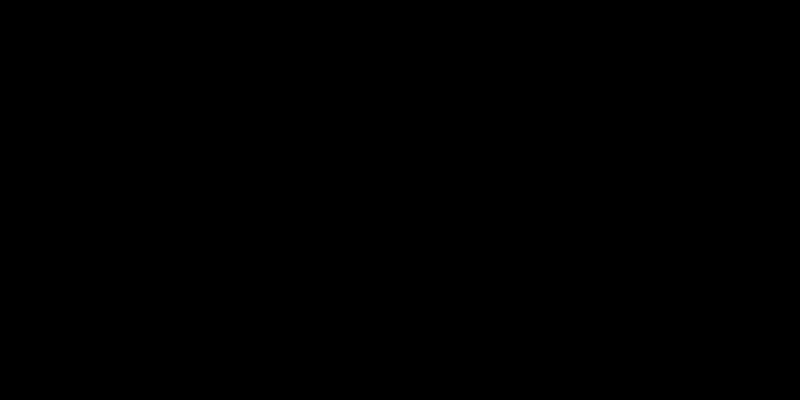
Frame 1 (no input)
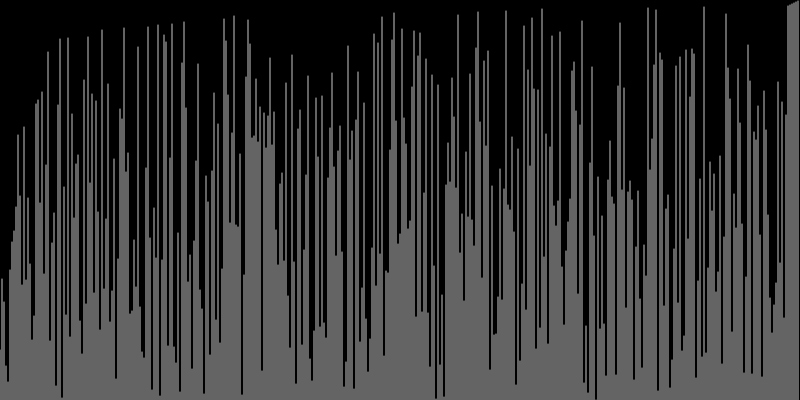
Frame 60 (no input)
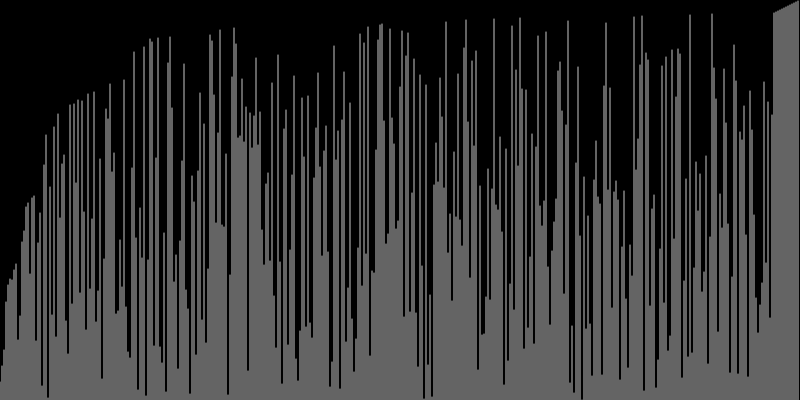
Frame 120 (the mouse pressed at the canvas centre since frame 60)

The p5.js sketch that drew these frames (run headless with seeded random() and noise() and a simulated clock; from frame 60 on, the mouse is pressed at the canvas centre):

// p5.js sketch
// ── sketch.js
var arr = [];
var sortHistory = [];
var completed = false;
var sorted = false;
var sortAlgo = 'bubble';
//var sortAlgo = 'bitsort';
var comps = 0;

function setup() {
    createCanvas(800, 400);
    background(0);

    // Create the array
    resetArray();
    //frameRate(5);
}

function resetArray() {
    var val = 0;
    /*
    for (var i = 0; i < width; i++){
        arr[i] = val;
        val = val + 0.5;
    }
    */

    for(var i = 0; i < width/2; i++) {
        arr[i] = i;
    }

    //Randomise the array
    arr = shuffle(arr);
    sortHistory = [];
    comps = 0;
    sorted = false;
}

function swap(arr, i, j){
    var tmp = arr[i];
    arr[i] = arr[j];
    arr[j] = tmp;
}

function bubbleSort(){
    for(var i = 0; i < arr.length - 1; i++){
        for(var j = 0; j < arr.length - i - 1; j++) {
            comps++;
            if (arr[j] > arr[j + 1]){
                swap(arr, j, j + 1);
            }
            if(comps % 50 == 0){
                sortHistory.push(arr.slice());
            }
        }
        sortHistory.push(arr.slice());
    }

    sorted = true;
    console.log('Total comparisons: ', comps);
} 

function insertionSort() {
    for (var i = 1; i < arr.length; i++) {
        var key = arr[i];
        j = i - 1;

        while(j >= 0 && arr[j] > key) {
            comps++;

            arr[j + 1] = arr[j];
            j = j - 1;
            if (comps % 25 == 0){
                sortHistory.push(arr.slice());
            }
        }
        arr[j + 1] = key;
        sortHistory.push(arr.slice());
    }

    sorted = true;
    console.log('Total comparisons: ', comps);
}

function selectionSort() {
    for (var i = 0; i < arr.length - 1; i++) {
        var min_idx = i;
        for(var j = i + 1; j < arr.length; j++) {
            comps++;
            if(arr[j] < arr[min_idx]) {
                min_idx = j;
            }
        }
        swap(arr, min_idx, i);
        sortHistory.push(arr.slice());
    }

    sorted = true;
    console.log('Total comparisons: ', comps);
}

function merge1(l, m , r) {
    var n1 = m - l + 1;
    var n2 = r - m;

    var L = [];
    var R = [];

    for (var i = 0; i < n1; i++) {
        L[i] = arr[l + i];
    }
    for (var j = 0; j < n2; j++) {
        R[j] = arr[m + 1 + j];
    }

    var i = 0;
    var j = 0;
    var k = l;
    while(i < n1 && j < n2){
        if (L[i] <= R[j]) {
            arr[k] = L[i];
            i++;
        } else {
            arr[k] = R[j];
            j++;
        }
        k++;
        sortHistory.push(arr.slice());
    }

    //Copy remaining.
    while(i < n1) {
        arr[k] = L[i];
        i++;
        k++;
    }

    while(j < n2) {
        arr[k] = R[j];
        j++;
        k++;
    }
    sortHistory.push(arr.slice());
}

function merge(start, mid, end) {
    var start2 = mid + 1;

    if(arr[mid] <= arr[start2]) {
        return;
    }

    while(start <= mid && start2 <= end){
        if(arr[start] <= arr[start2]){
            start++;
        } else {
            var value = arr[start2];
            var index = start2;

            while(index != start){
                comps++;
                arr[index] = arr[index - 1];
                index--;

                if(comps % 25 == 0){
                    sortHistory.push(arr.slice());
                }
            }

            arr[start] = value;
            sortHistory.push(arr.slice());

            start++;
            mid++;
            start2++;
        }
    }
    sortHistory.push(arr.slice());
}

function mergeSort(l, r) {
    if (l < r) {
        var m = l + floor((r - l)/2);

        mergeSort(l, m);
        mergeSort(m + 1, r);

        merge(l, m , r);
        //sortHistory.push(arr.slice());
    }
}

function partition1(low, high) {
    var pivot = arr[high];
    var i = (low - 1);

    for (var j = low; j <= high - 1; j++) {
        if(arr[j] <= pivot){
            i++;
            swap(arr, i, j);
        }
    }
    swap(arr, i + 1, high);
    return (i + 1);
}

function partition(low, high) {
    var pivot = arr[high];
    var i = low;
    var j = high - 1;

    while(i <= j){
        if(arr[i] > pivot) {
            swap(arr, i, j);
            j--;
        } else {
            i++;
        }
        sortHistory.push(arr.slice());
    }

    swap(arr, i, high);
    sortHistory.push(arr.slice());
    return(i);
}

function quicksort(low, high) {
    if (low < high) {
        var pi = partition(low, high);

        quicksort(low, pi - 1);
        quicksort(pi + 1, high);
    }
}

function heapify(n, i) {
    var largest = i;
    var l = 2 * i + 1;
    var r = 2 * i + 2;

    if(l < n && arr[l] > arr[largest]){
        largest = l;
    }

    if(r < n && arr[r] > arr[largest]){
        largest = r;
    }

    if (largest != i){
        swap(arr, i, largest);
        sortHistory.push(arr.slice());

        heapify(n, largest);
    }
}

function heapsort(){
    var n = arr.length;
    for(var i = floor(n /2) - 1; i >= 0; i--){
        heapify(n, i);
    }

    for(var i = n - 1; i >= 0; i--){
        swap(arr, 0, i);
        sortHistory.push(arr.slice());
        
        heapify(i, 0);
    }
}

function bitsortPartition(low, high, msbBitPos) {
    var mask = ~(1 << (msbBitPos - 1));
    var i = low;
    var j = high;

    while (i < j){
        while((arr[i] | mask) == mask){
            i++;
            if (i > high){
                break;
            }
        }

        while((arr[j] | mask) != mask){
            j--;
            if(j < low){
                break;
            }
        }

        if (i <= j){
            swap(arr, i, j);
            sortHistory.push(arr.slice());
        }
    }

    return i - 1;
}

function bitsort(low, high, msbBitPos){
    if(msbBitPos == 0) {
        return;
    }

    if(low < high) {
        var x = bitsortPartition(low, high, msbBitPos);

        bitsort(low, x, msbBitPos - 1);
        bitsort(x + 1, high, msbBitPos - 1);
    }
}

function shellSort() {
    var n = arr.length;

    for (var gap = floor(n/2); gap > 0; gap = floor(gap/2)){
        for(var i = gap; i < n; i++){
            var tmp = arr[i];
            var j;

            for(j = i; j >= gap && arr[j - gap] > tmp; j = j - gap){
                arr[j] = arr[j - gap];
                comps++;

                if(comps % 10 == 0){
                    sortHistory.push(arr.slice());
                }
            }

            arr[j] = tmp;
            sortHistory.push(arr.slice());
        }
    }
}

function draw() {
    background(0);
    stroke(200);

    if (sorted == false){
        if(sortAlgo == 'bubble'){
            console.log('Bubble sort');
            bubbleSort();
        } else if (sortAlgo == 'insertion'){
            console.log('Insertion sort');
            insertionSort();
        } else if (sortAlgo == 'selection') {
            console.log('Selection Sort');
            selectionSort();
        } else if (sortAlgo == 'merge') {
            console.log('Merge Sort');
            console.log(arr);
            mergeSort(0, arr.length - 1);
            sortHistory.push(arr.slice());
            sorted = true;
            console.log(sortHistory.length);
            console.log(arr);
        } else if (sortAlgo == 'quicksort') {
            console.log('Quicksort');
            quicksort(0, arr.length - 1);
            sortHistory.push(arr.slice());
            sorted = true;
        } else if (sortAlgo == 'heapsort') {
            console.log('Heapsort');
            heapsort();
            sortHistory.push(arr.slice());
            sorted = true;
        } else if (sortAlgo == 'bitsort') {
            bitsort(0, arr.length - 1, 9);
            sortHistory.push(arr.slice());
            console.log(sortHistory.length);
            console.log(arr.length);
            sorted = true;
        } else if(sortAlgo == 'shellsort') {
            shellSort();
            sortHistory.push(arr.slice());
            console.log(arr.length);
            console.log(sortHistory.length);
            sorted = true;
        }
    } else {
        var drawArr = sortHistory[0];
        sortHistory.splice(0, 1);
        for(var i = 0; i < drawArr.length; i++){
            line(i * 2, height - drawArr[i], i * 2, height)
            //line(i, height - drawArr[i], i, height)
        }
        if (sortHistory.length == 0) {
            completed = true;
        }
    }

    if (completed == true) {
        //noLoop();
        if(sortAlgo == 'bubble') {
            sortAlgo = 'insertion';
        } else if (sortAlgo == 'insertion') {
            sortAlgo = 'selection';
        } else if (sortAlgo == 'selection') {
            sortAlgo = 'merge';
        } else if (sortAlgo == 'merge') {
            sortAlgo = 'quicksort';
        } else if (sortAlgo == 'quicksort') {
            sortAlgo = 'heapsort';
        } else if (sortAlgo == 'heapsort') {
            sortAlgo = 'bitsort';
        } else if (sortAlgo == 'bitsort'){
            sortAlgo = 'shellsort';
        } else if (sortAlgo == 'shellsort') {
            noLoop();
        }

        resetArray();
        completed = false;
    }
    /*
    for(var i = 0; i < arr.length; i++){
        line(i, height - arr[i], i, height);
    }
    */
}
